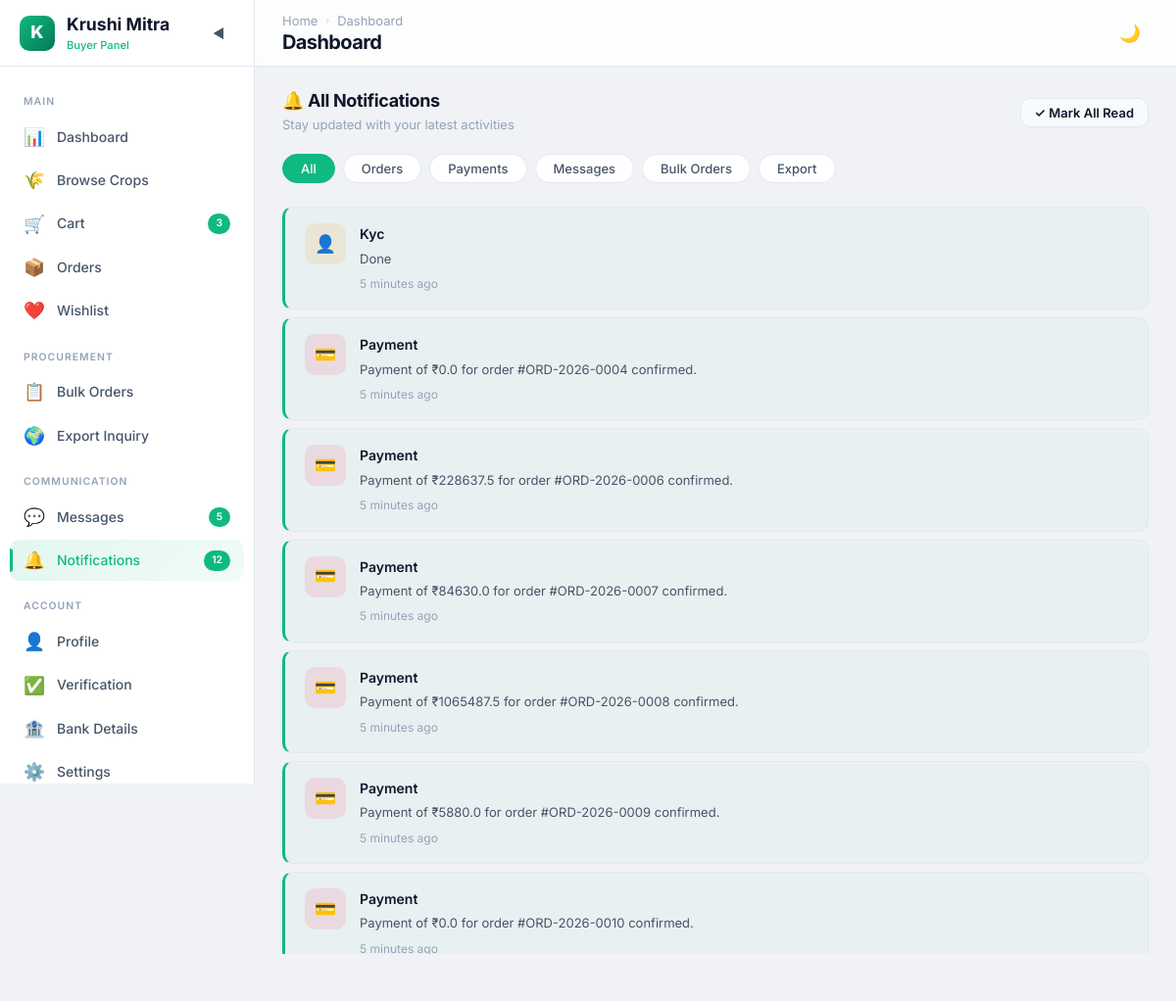
Page /buyer/notifications/ (signed in) on the committed database.
### buyer/models.py (models this page shows, shortened)
class notifications(models.Model):
    NOTIFICATIONS_TYPES= (
        ("Order","Order"),
        ("Payment","Payment"),
        ("Bulk","Bulk"),
        ("Export","Export"),
        ("Kyc","Kyc"),
                            )
    user = models.ForeignKey(Buyer, on_delete=models.CASCADE, related_name='buyer')
    notification_type = models.CharField(max_length=20,choices=NOTIFICATIONS_TYPES)
    message = models.CharField(max_length=100,blank=True,null=True)
    is_readed = models.BooleanField(default=False)
    created_at = models.DateTimeField(auto_now_add=True)

### farmer/views.py (the view)
        def wrapper(request, *args, **kwargs):
            if "contact" in request.session:
                try:
                    user = User.objects.get(contact=request.session['contact'])
                    request.uid = user
                    if user.role not in allowed_roles:
                        messages.error(request, "Access Denied")
                        return redirect('login')
                    return view_function(request, *args, **kwargs)
                except User.DoesNotExist:
                    return redirect('login')
            return redirect('login')

### buyer/views.py (called while the page is built)
@check_login(['Buyer'])
def buyer_notifications(request):
    uid = request.uid
    buyr = Buyer.objects.get(user=uid)
    all_notifications = notifications.objects.filter(user=buyr)
    context={'buyr':buyr,'all_notifications':all_notifications}
    return render(request, "buyer/notifications.html",context)

### farmer/views.py (called while the page is built)
def check_login(allowed_roles):
    def decorator(view_function):
        def wrapper(request, *args, **kwargs):
            if "contact" in request.session:
                try:
                    user = User.objects.get(contact=request.session['contact'])
                    request.uid = user
                    if user.role not in allowed_roles:
                        messages.error(request, "Access Denied")
                        return redirect('login')
                    return view_function(request, *args, **kwargs)
                except User.DoesNotExist:
                    return redirect('login')
            return redirect('login')
        return wrapper
    return decorator

### buyer/templates/buyer/notifications.html (shortened to what this page needs)
<!DOCTYPE html>
{% load static %}
<html lang="en" data-theme="light">
<head>
  <link rel="stylesheet" href="{% static 'buyer/css/style.css' %}">
  <link rel="stylesheet" href="{% static 'buyer/css/notifications.css' %}">
</head>
<body>
  <div class="app-layout">
    <aside class="sidebar">
      <div class="sidebar-header">
        <div class="sidebar-logo">
          <div class="sidebar-logo-icon">K</div>
          <div>
            <div class="sidebar-logo-text">Krushi Mitra</div>
            <span class="sidebar-logo-sub">Buyer Panel</span>
          </div>
        </div>
        <button class="sidebar-toggle">◀</button>
      </div>
      <nav class="sidebar-nav">
        <div class="sidebar-section-label">Main</div>
        <a href="{% url 'buyer_dashboard' %}" class="sidebar-item" data-tooltip="Dashboard"><span
            class="sidebar-item-icon">📊</span><span class="sidebar-item-text">Dashboard</span></a>
        <a href="{% url 'buyer_browse_crops' %}" class="sidebar-item" data-tooltip="Browse Crops"><span
            class="sidebar-item-icon">🌾</span><span class="sidebar-item-text">Browse Crops</span></a>
        <a href="{% url 'buyer_cart' %}" class="sidebar-item" data-tooltip="Cart"><span
            class="sidebar-item-icon">🛒</span><span class="sidebar-item-text">Cart</span><span
            class="sidebar-item-badge">3</span></a>
        <a href="{% url 'buyer_orders' %}" class="sidebar-item" data-tooltip="Orders"><span
            class="sidebar-item-icon">📦</span><span class="sidebar-item-text">Orders</span></a>
        <a href="{% url 'buyer_wishlist' %}" class="sidebar-item" data-tooltip="Wishlist"><span
            class="sidebar-item-icon">❤️</span><span class="sidebar-item-text">Wishlist</span></a>
        <div class="sidebar-section-label">Procurement</div>
        <a href="{% url 'buyer_bulk_order' %}" class="sidebar-item" data-tooltip="Bulk Orders"><span
            class="sidebar-item-icon">📋</span><span class="sidebar-item-text">Bulk Orders</span></a>
        <a href="{% url 'buyer_export_inquiry' %}" class="sidebar-item" data-tooltip="Export Inquiry"><span
            class="sidebar-item-icon">🌍</span><span class="sidebar-item-text">Export Inquiry</span></a>
        <div class="sidebar-section-label">Communication</div>
        <a href="{% url 'buyer_messages' %}" class="sidebar-item" data-tooltip="Messages"><span
            class="sidebar-item-icon">💬</span><span class="sidebar-item-text">Messages</span><span
            class="sidebar-item-badge">5</span></a>
        <a href="{% url 'buyer_notifications' %}" class="sidebar-item active" data-tooltip="Notifications"><span
            class="sidebar-item-icon">🔔</span><span class="sidebar-item-text">Notifications</span><span
            class="sidebar-item-badge">12</span></a>
        <div class="sidebar-section-label">Account</div>
        <a href="{% url 'buyer_profile' %}" class="sidebar-item" data-tooltip="Profile"><span
            class="sidebar-item-icon">👤</span><span class="sidebar-item-text">Profile</span></a>
        <a href="{% url 'buyer_verification' %}" class="sidebar-item" data-tooltip="Verification"><span
            class="sidebar-item-icon">✅</span><span class="sidebar-item-text">Verification</span></a>
        <a href="{% url 'buyer_bank_details' %}" class="sidebar-item" data-tooltip="Bank Details"><span
            class="sidebar-item-icon">🏦</span><span class="sidebar-item-text">Bank Details</span></a>
        <a href="{% url 'buyer_settings' %}" class="sidebar-item" data-tooltip="Settings"><span
            class="sidebar-item-icon">⚙️</span><span class="sidebar-item-text">Settings</span></a>
      </nav>
    </aside>
    <div class="main-wrapper">
      <header class="navbar">
        <div class="navbar-left"><button class="mobile-menu-btn">☰</button>
          <div>
            <div class="breadcrumb"><a href="{% url 'buyer_dashboard' %}">Home</a><span
                class="breadcrumb-sep">›</span><span class="current">Notifications</span></div>
            <h1 class="page-title">Notifications</h1>
          </div>
        </div>
        <div class="navbar-right"><button class="theme-toggle">🌙</button></div>
      </header>
      <main class="main-content">
        <div class="section-header page-reveal">
          <div>
            <h2 class="section-title">🔔 All Notifications</h2>
            <p class="card-subtitle">Stay updated with your latest activities</p>
          </div>
          <button class="btn btn-sm btn-secondary mark-all-read">✓ Mark All Read</button>
        </div>
        <div class="notification-filters page-reveal">
          <button class="notif-filter active">All</button>
          <button class="notif-filter">Orders</button>
          <button class="notif-filter">Payments</button>
          <button class="notif-filter">Messages</button>
          <button class="notif-filter">Bulk Orders</button>
          <button class="notif-filter">Export</button>
        </div>
        <div class="notification-list page-reveal">
          {%for notification in all_notifications%}
          {%if notification.is_readed%}
          <div class="notification-card read">
            {%else%}
            <div class="notification-card unread">
              {%endif%}
              {%if notification.notification_type == "Order"%}
              <div class="notif-icon green">📦</div>
              {%elif notification.notification_type == "Payment"%}
              <div class="notif-icon rose">💳</div>
              {%elif notification.notification_type == "Bulk"%}
              <div class="notif-icon purple">📋</div>
              {%elif notification.notification_type == "Export"%}
              <div class="notif-icon blue">🌍</div>
              {%elif notification.notification_type == "Kyc"%}
              <div class="notif-icon amber">👤</div>
              {%endif%}
              <div class="notif-content">
                <div class="notif-title">{{notification.notification_type}}</div>
                <div class="notif-text">{{notification.message}}</div>
                <div class="notif-time">5 minutes ago</div>
              </div>
            </div>
            {%endfor%}
          </div>
      </main>
    </div>
  </div>
</body>
</html>

### buyer/static/buyer/css/notifications.css (style rules this page uses)
.notification-filters { display: flex; gap: 8px; margin-bottom: 24px; flex-wrap: wrap; }
.notif-filter { padding: 6px 18px; border-radius: var(--radius-full); font-size: 0.8125rem; font-weight: 500; color: var(--text-secondary); background: var(--bg-card); border: 1px solid var(--border-color); transition: all var(--transition-fast); }
.notif-filter.active { background: var(--primary-500); color: white; border-color: var(--primary-500); }
.notification-list { display: flex; flex-direction: column; gap: 2px; }
.notification-card { display: flex; align-items: flex-start; gap: 14px; padding: 16px 20px; background: var(--bg-card); border: var(--card-border); border-radius: var(--radius-md); transition: all var(--transition-fast); margin-bottom: 6px; }
.notification-card.unread { border-left: 3px solid var(--primary-500); background: rgba(16,185,129,0.03); }
.notif-icon { width: 42px; height: 42px; border-radius: var(--radius-md); display: flex; align-items: center; justify-content: center; font-size: 1.1rem; flex-shrink: 0; }
.notif-icon.amber { background: rgba(245,158,11,0.12); }
.notif-icon.rose { background: rgba(244,63,94,0.12); }
.notif-content { flex: 1; }
.notif-title { font-size: 0.875rem; font-weight: 600; color: var(--text-primary); margin-bottom: 4px; }
.notif-text { font-size: 0.8125rem; color: var(--text-secondary); line-height: 1.5; }
.notif-time { font-size: 0.75rem; color: var(--text-muted); margin-top: 6px; }

### rows in the picture
notifications: notification_type "Kyc", message "Done"
notifications: notification_type "Payment", message "Payment of ₹0.0 for order #ORD-2026-0004 confirmed."
notifications: notification_type "Payment", message "Payment of ₹228637.5 for order #ORD-2026-0006 confirmed."
notifications: notification_type "Payment", message "Payment of ₹84630.0 for order #ORD-2026-0007 confirmed."
notifications: notification_type "Payment", message "Payment of ₹1065487.5 for order #ORD-2026-0008 confirmed."
notifications: notification_type "Payment", message "Payment of ₹5880.0 for order #ORD-2026-0009 confirmed."
notifications: notification_type "Payment", message "Payment of ₹0.0 for order #ORD-2026-0010 confirmed."
